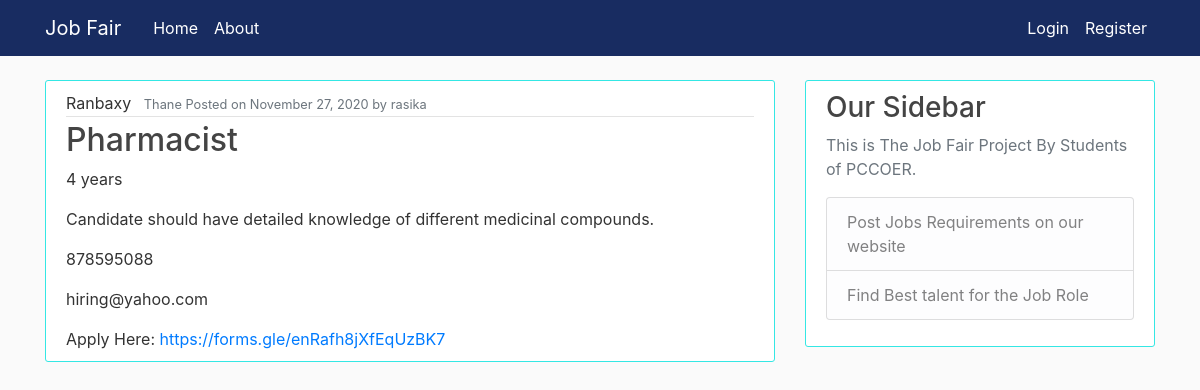
The page /jobs/6/ on the database its author committed.
### employer/models.py (models this page shows, shortened)
class Jobs(models.Model):
    companyname = models.CharField(max_length=100)
    dateposted = models.DateTimeField(default=timezone.now)
    jobprofile = models.CharField(max_length=80)
    jobplace = models.CharField(max_length=50)
    experience = models.CharField(max_length=30)
    jobdescription = models.TextField(max_length=400)
    contact = models.IntegerField(null=True)
    email = models.EmailField(max_length=30,null=True)
    author = models.ForeignKey(User, on_delete=models.CASCADE)
    applyHere = models.CharField(max_length=700,null=True)

### employer/views.py (the view)
# urls.py: path('jobs/<int:pk>/', JobsDetailView.as_view(), name='jobs-detail'),
class JobsDetailView(DetailView):
    model = Jobs

### employer/templates/employer/jobs_detail.html (shortened to what this page needs)
{% extends "employer/base.html" %}
{% block content %}
<article class="media content-section">
    <div class="media-body">
        <div class="article-metadata">
            <a class="mr-2">{{ object.companyname }}</a>
            <small class="text-muted">{{ object.jobplace }} Posted on {{ object.dateposted|date:"F d, Y" }} by {{ object.author}}</small>
        </div>
        <h2 class="article-title">{{ object.jobprofile }} </h2>
        <p class="article-content">{{ object.experience }}</p>
        <p class="article-content">{{ object.jobdescription }}</p>
        <p class="article-content">{{ object.contact }}</p>
        <p class="article-content">{{ object.email }}</p>
        Apply Here:
        <a class="article-content" href="{{ object.applyHere }}" id="applylink" target="_blank">{{ object.applyHere }}</a>
    </div>
</article>
{% endblock content%}

### employer/static/employer/main.css (style rules this page uses)
body { background: #fafafa; color: #333333; margin-top: 5rem; }
h1, h2, h3, h4, h5, h6 { color: #444444; }
.content-section { background: #ffffff; padding: 10px 20px; border: 1px solid #34e7e4; border-radius: 3px; margin-bottom: 20px; }
.article-title { color: #444444; }
.article-content { white-space: pre-line; }
.article-metadata { padding-bottom: 1px; margin-bottom: 4px; border-bottom: 1px solid #e3e3e3 }

### rows shown on the page
Jobs: companyname "Ranbaxy", jobplace "Thane", dateposted "November 27, 2020", author "rasika", jobprofile "Pharmacist", experience "4 years", jobdescription "Candidate should have detailed knowledge of different medicinal compounds.", contact "878595088", email "hiring@yahoo.com", applyHere "https://forms.gle/enRafh8jXfEqUzBK7"
